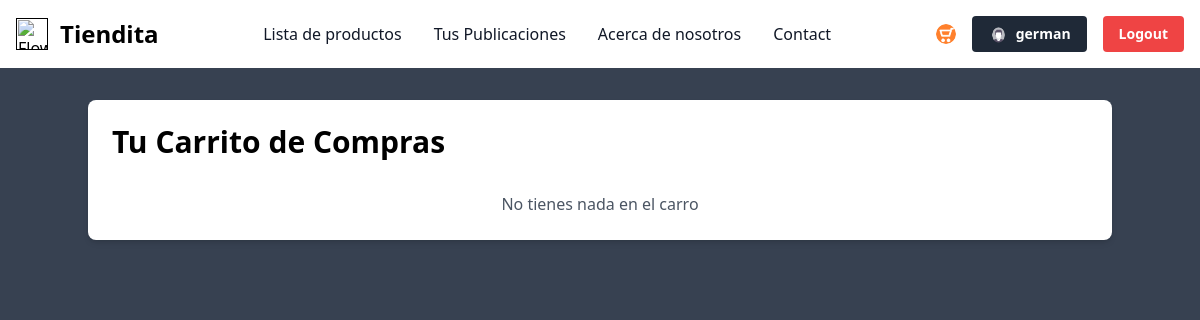
/tienda/carro-compra/1 (signed in), run on an earlier commit of the app's database.
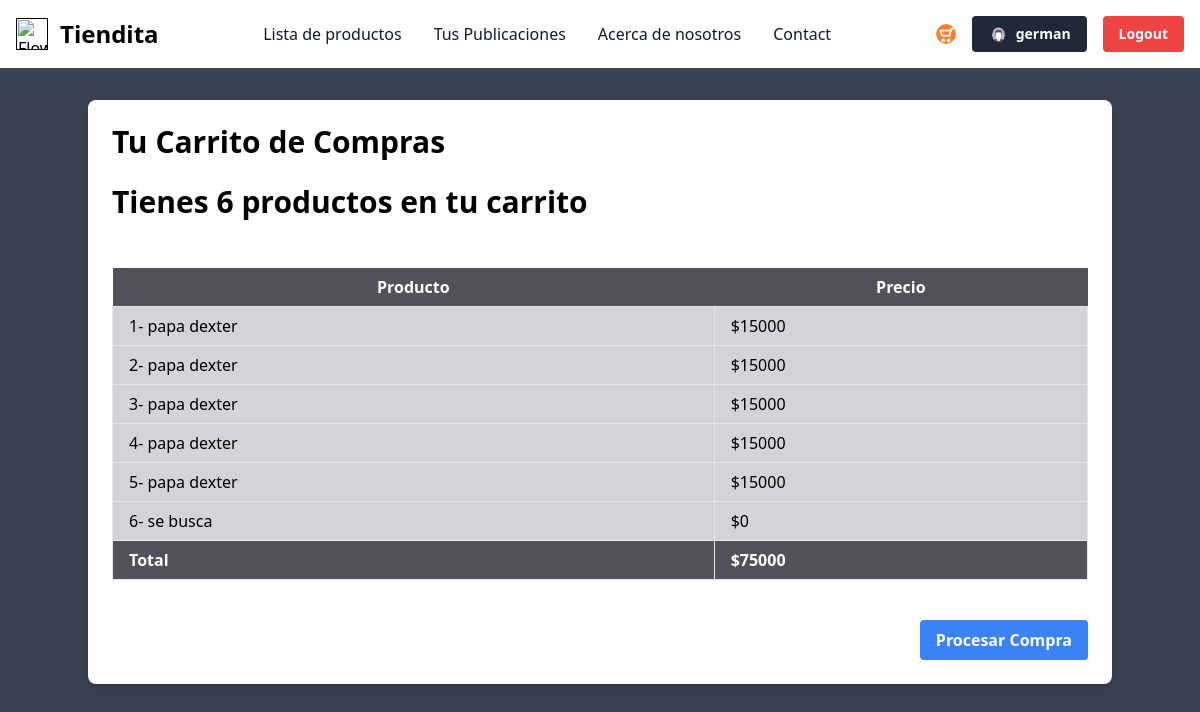
And on a later commit of the database.
### tienda/models.py (models this page shows)
class Compra(models.Model):
    nombreCompra = models.CharField(max_length=100, null=False)
    precioCompra = models.IntegerField(default=0, null=False)
    usuarioID = models.ForeignKey(User, on_delete=models.CASCADE)
    postID = models.ForeignKey(Post, on_delete=models.CASCADE)

### tienda/views.py (the view)
# urls.py: path("carro-compra/<int:user_id>", VerCarro.as_view(), name="carro"),
class VerCarro(View):
    def get(self, request, user_id, *args, **kwargs):
        compras = Compra.objects.filter(usuarioID__id=user_id)
        total_precio = sum(compra.precioCompra for compra in compras)
        total_compra = compras.count()
        context = {
            "compras": compras,
            "total_precio": total_precio,
            "total_compra": total_compra,
        }
        return render(request, "productos/carro_compra.html", context)

### templates/productos/carro_compra.html
{% extends "base.html" %}
{% load static %}
{% block content %}
<div class="container mx-auto mt-8 p-6 bg-white shadow-md rounded-lg">
    <h2 class="text-3xl font-bold mb-6">Tu Carrito de Compras</h2>
    {% if not compras %}
        <p class="text-center text-gray-600 mt-8">No tienes nada en el carro</p>
    {% else %}
    {% if total_compra == 1 %}
        <h2 class="text-3xl font-bold mb-6">Tienes {{total_compra}} producto en tu carrito</h2>
    {% else %}
        <h2 class="text-3xl font-bold mb-6">Tienes {{total_compra}} productos en tu carrito</h2>
    {% endif %}
    <br>
        <table class="min-w-full bg-white">
            <thead>
                <tr>
                    <th class="py-2 bg-zinc-600 text-white">Producto</th>
                    <th class="py-2 bg-zinc-600 text-white">Precio</th>
                </tr>
            </thead>
            <tbody>
                {% for compra in compras %}
                <tr>
                    <td class="border px-4 py-2 bg-zinc-300">{{ compra.id }}- {{ compra.nombreCompra }}</td>
                    <td class="border px-4 py-2 bg-zinc-300">${{ compra.precioCompra }}</td>
                </tr>
                {% endfor %}
                <tr>
                    <td class="border px-4 py-2 bg-zinc-600 text-white font-bold">Total</td>
                    <td class="border px-4 py-2 font-bold bg-zinc-600 text-white">${{ total_precio }}</td>
                </tr>
            </tbody>
        </table>
        <br>
        <div class="flex justify-end">
            <a href="#" class="mt-4 bg-blue-500 hover:bg-blue-700 text-white font-bold py-2 px-4 rounded">Procesar Compra</a>
        </div>
    {% endif %}
</div>
{% endblock content %}

### templates/base.html (shortened to what this page needs)
{% load static tailwind_tags %}
<html lang="en">
<head>
    {% tailwind_css %}
</head>
<body class="bg-gray-700">
<nav class="bg-white border-gray-200 dark:bg-gray-900">
    <div class="max-w-screen-xl flex flex-wrap items-center justify-between mx-auto p-4">
    <a href="" class="flex items-center space-x-3 rtl:space-x-reverse">
        <img src="https://flowbite.com/docs/images/logo.svg" class="h-8" alt="Flowbite Logo" />
        <span class="self-center text-2xl font-semibold whitespace-nowrap dark:text-white">Tiendita</span>
    </a>
    <div class="flex items-center md:order-2 space-x-3 md:space-x-0 rtl:space-x-reverse">
    <div class="flex items-center">
      {% if user.is_authenticated %}
      <a href="{% url "tienda:carro" user.id %}">
      <img class="w-5 h-5 rounded-full" src="/media/images/carroBlanco.png" alt=" img carro">
      </a>
      <a href="{% url 'tienda:userUpdate' user.pk %}">
        <button type="button" class="flex items-center text-sm ml-4 bg-gray-800 text-white font-bold  py-2 px-4 rounded" id="user-menu-button" aria-expanded="false" data-dropdown-toggle="user-dropdown" data-dropdown-placement="bottom">
            <img class="w-5 h-5 rounded-full" src="/media/images/usuario.png" alt="User Avatar">
            <span class="ml-2">{{ user.username  }}</span>
        </button>
      </a>
      <a href="{% url 'tienda:logout' %}" class="ml-4 text-sm bg-red-500 hover:bg-red-700 text-white font-bold py-2 px-4 rounded">Logout</a>
      {% endif %}
    </div>
    </div>
    <div class="items-center justify-between hidden w-full md:flex md:w-auto md:order-1" id="navbar-user">
      <ul class="flex flex-col font-medium p-4 md:p-0 mt-4 border border-gray-100 rounded-lg bg-gray-50 md:space-x-8 rtl:space-x-reverse md:flex-row md:mt-0 md:border-0 md:bg-white dark:bg-gray-800 md:dark:bg-gray-900 dark:border-gray-700">
        <li>
          <a href=" {% url "tienda:home" %}" class="block py-2 px-3 text-gray-900 rounded hover:bg-gray-100 md:hover:bg-transparent md:hover:text-blue-700 md:p-0 dark:text-white md:dark:hover:text-blue-500 dark:hover:bg-gray-700 dark:hover:text-white md:dark:hover:bg-transparent dark:border-gray-700">Lista de productos</a>
        </li>
        {% if user.is_authenticated %}
        <li>
          <a href="{% url "tienda:tusPost" user.id %}" class="block py-2 px-3 text-gray-900 rounded hover:bg-gray-100 md:hover:bg-transparent md:hover:text-blue-700 md:p-0 dark:text-white md:dark:hover:text-blue-500 dark:hover:bg-gray-700 dark:hover:text-white md:dark:hover:bg-transparent dark:border-gray-700">Tus Publicaciones</a>
        </li>
        {% endif %}
        <li>
          <a href="#" class="block py-2 px-3 text-gray-900 rounded hover:bg-gray-100 md:hover:bg-transparent md:hover:text-blue-700 md:p-0 dark:text-white md:dark:hover:text-blue-500 dark:hover:bg-gray-700 dark:hover:text-white md:dark:hover:bg-transparent dark:border-gray-700">Acerca de nosotros</a>
        </li>
        <li>
          <a href="#" class="block py-2 px-3 text-gray-900 rounded hover:bg-gray-100 md:hover:bg-transparent md:hover:text-blue-700 md:p-0 dark:text-white md:dark:hover:text-blue-500 dark:hover:bg-gray-700 dark:hover:text-white md:dark:hover:bg-transparent dark:border-gray-700">Contact</a>
        </li>
      </ul>
    </div>
    </div>
  </nav>
    {% block content %}{% endblock content %}
</body>
</html>

What changed in the data, as far as the page shows it:
added Compra: id "1", nombreCompra "papa dexter", precioCompra "15000"
added Compra: id "2", nombreCompra "papa dexter", precioCompra "15000"
added Compra: id "3", nombreCompra "papa dexter", precioCompra "15000"
added Compra: id "4", nombreCompra "papa dexter", precioCompra "15000"
added Compra: id "5", nombreCompra "papa dexter", precioCompra "15000"
added Compra: id "6", nombreCompra "se busca", precioCompra "0"
Also different on the page:
{{ total_compra }}: (not shown) → "6"
{{ total_precio }}: (not shown) → "75000"
text no longer shown: "No tienes nada en el carro"
text now shown: "Tienes productos en tu carrito Producto Precio Total $ Procesar Compra"
